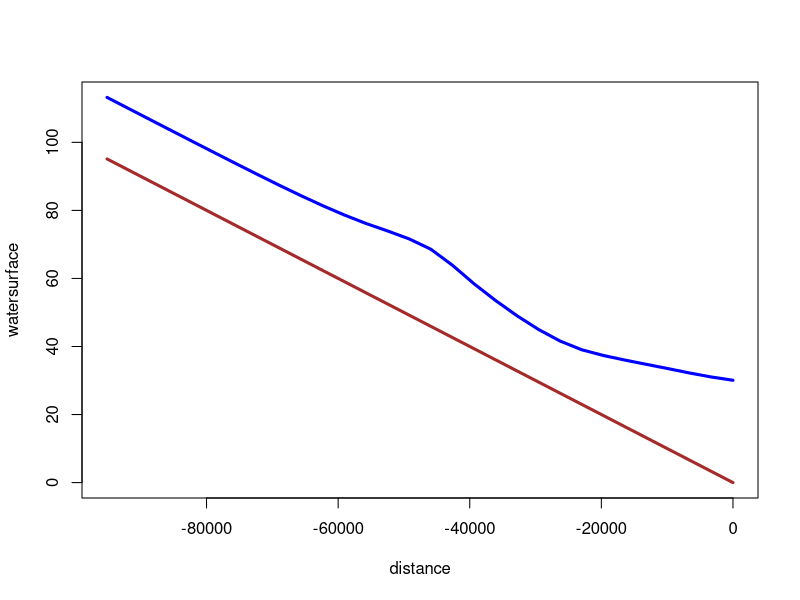

The R source for this figure:
###### Fixed Space Step Method for Backwater Curve  ###########
#Uses Hamming's Method for Matching Specific Energy at Sections
################
imax <- 30             #number of computational stations
dx <- -(1000*3.28)            #spacing between stations
manningsN <- 0.033     #mannings n value
slopeChan <- 0.001     #channel slope
normalD  <- 5.6*3.28        #upstream station normal depth
controlD <- 9.17*3.28       #downstream station control depth
discharge <- 100*(3.28*3.28*3.28)       #steady discharge
g <- 32.2 # 9.8
kunit <- 1.485 #1.0
#################
topwidth <- numeric(0) # allocate a topwidth vector
# populate the vector -- should use a file read for general program
topwidth <- c(10,10,10,11,12,13,14,13,12,11,10,9,8,7,8,9,10,10,10,10,10,10,10,10,10,10,10,10,10,10)
topwidth <- 3.28*topwidth
# populate the vector (should convert to a file read)
velo <- rep(0,imax) # allocate a velocity vector, put zeroes everywhere
velo[1] <- discharge/topwidth[1]/controlD #set velocity at control section
depth <- rep(0,imax) # allocate a depth vector, put zeroes everywhere
depth[1] <- controlD
spDepth <- rep(0,imax) # allocate a sp. depth vector, put zeroes everywhere
spDepth[1] <- ((velo[1]^2)/(2.0*g)) + depth[1]   ## change g
spDepthT <- rep(0,imax) # allocate a sp. depth vector, put zeroes everywhere
#################
for(i in 2:imax){
  depth[i] <- 10*3.28  ## change start guess
  difn <- 1.0
  dh <- 1.0
  while(dh > 0.0001){
    dif <- difn
    ntest <- 0
    depth[i]<-depth[i]-dh
### do while loop 2
    while(dh > 0){
      velo[i] <- discharge/topwidth[i]/depth[i]
      avgDepth <- 0.5*(depth[i-1]+depth[i])
      avgTopW <- 0.5*(topwidth[i-1]+topwidth[i])
      avgV <- discharge/avgTopW/avgDepth
      hydR <- avgDepth*avgTopW/(avgTopW+2.0*avgDepth)
      sFric <- (avgV^2)*(manningsN^2)/((kunit^2)*hydR^(1.33)) ## change Fr
      spDepth[i] <- spDepth[i-1]+(slopeChan-sFric)*dx
      spDepthT[i] <- depth[i]+(velo[i]^2/(2.0*g))  ## change g
      difn <- spDepthT[i]-spDepth[i]
 #     print(difn)
#      print(cbind(i,depth[i],spDepth[i],spDepthT[i],dh))
        if(ntest > 0){
          dh <- dh/10.0
          break #break from do while loop 2
          }
        if(dif*difn > 0){
          break #break from do while loop 2
        }
      depth[i] <- depth[i] + dh
      ntest <- 1
    } #do while loop 2
  } # do while loop 1
} # for loop
##### report results #####
# build x-vector
distance <- seq(0,(imax-1)*dx,dx)
bottom <- -distance*slopeChan
watersurface <- depth+bottom
plot(distance,watersurface,ylim=c(0,max(watersurface)),type="l",col="blue",lwd=3)
lines(distance,bottom,col="brown",lwd=3)



